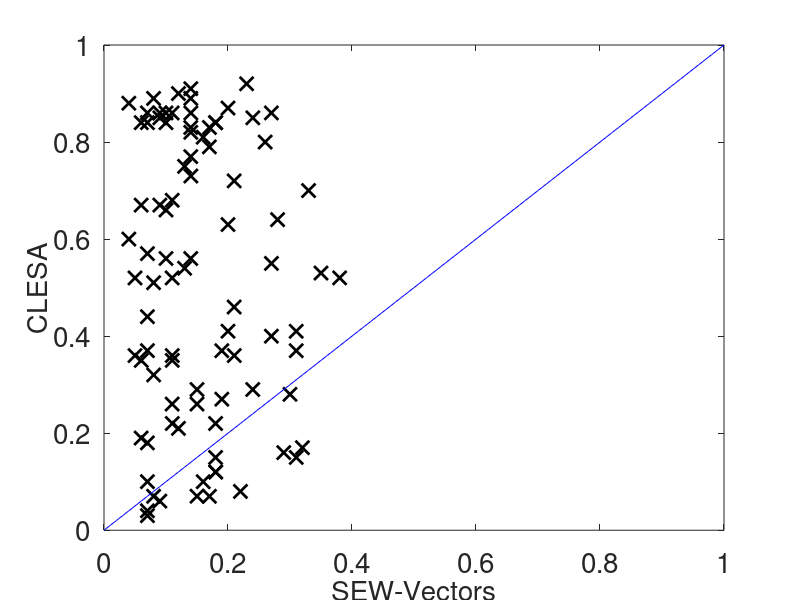

The MATLAB script that drew this image:
clear all;
%lrldata = importdata('compareMUSEembeddings.txt');
lrldata = importdata('compare-sew-embeddings.txt');

%lrldata = importdata('compare-sew-vectors.txt');
a = lrldata(:,1);
b = lrldata(:,2);

fig = figure();
% fig = figure('XVisual',...
%     '0x11d (TrueColor, depth 24, RGB mask 0xff0000 0xff00 0x00ff)');
%hold on;
% Create axes
axes1 = axes('Parent',fig,'FontSize',20);
box(axes1,'on');
hold(axes1,'all');

% Create plot
plot(a, b, 'MarkerSize',10,'Marker','x','LineWidth',2,'LineStyle','none', 'Color','k');

% Create plot
plot([0:0.01:1],[0:0.01:1],'Color',[0 0 1]);

% Create xlabel
xlabel({'SEW-Vectors'},'FontSize',20);

% Create ylabel
ylabel({'CLESA'},'FontSize',20);

correlation = corr(a, b)

[h p] = ttest(a, b)

meana= mean(a)
meanb= mean(b)
